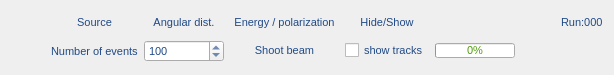
           <widget class="QWidget" name="widget_2" native="true">
            <property name="sizePolicy">
             <sizepolicy hsizetype="Expanding" vsizetype="Preferred">
              <horstretch>0</horstretch>
              <verstretch>0</verstretch>
             </sizepolicy>
            </property>
            <property name="maximumSize">
             <size>
              <width>16777215</width>
              <height>75</height>
             </size>
            </property>
            <property name="font">
             <font>
              <family>Ubuntu</family>
              <pointsize>8</pointsize>
              <weight>50</weight>
              <italic>false</italic>
              <bold>false</bold>
             </font>
            </property>
            <property name="styleSheet">
             <string notr="true">color: rgb(32, 74, 135);
font: 8pt &quot;Ubuntu&quot;;</string>
            </property>
            <layout class="QGridLayout" name="gridLayout_8">
             <item row="1" column="4">
              <widget class="QSpinBox" name="nEvents">
               <property name="font">
                <font>
                 <family>Ubuntu</family>
                 <pointsize>8</pointsize>
                 <weight>50</weight>
                 <italic>false</italic>
                 <bold>false</bold>
                </font>
               </property>
               <property name="minimum">
                <number>1</number>
               </property>
               <property name="maximum">
                <number>100000000</number>
               </property>
               <property name="value">
                <number>100</number>
               </property>
              </widget>
             </item>
             <item row="0" column="6">
              <widget class="QPushButton" name="sel_energyDist">
               <property name="font">
                <font>
                 <family>Ubuntu</family>
                 <pointsize>8</pointsize>
                 <weight>50</weight>
                 <italic>false</italic>
                 <bold>false</bold>
                </font>
               </property>
               <property name="text">
                <string>Energy / polarization</string>
               </property>
               <property name="flat">
                <bool>true</bool>
               </property>
              </widget>
             </item>
             <item row="0" column="8">
              <widget class="QPushButton" name="hide_gunStack">
               <property name="font">
                <font>
                 <family>Ubuntu</family>
                 <pointsize>8</pointsize>
                 <weight>50</weight>
                 <italic>false</italic>
                 <bold>false</bold>
                </font>
               </property>
               <property name="text">
                <string>Hide/Show</string>
               </property>
               <property name="flat">
                <bool>true</bool>
               </property>
              </widget>
             </item>
             <item row="1" column="3">
              <widget class="QLabel" name="label_9">
               <property name="font">
                <font>
                 <family>Ubuntu</family>
                 <pointsize>8</pointsize>
                 <weight>50</weight>
                 <italic>false</italic>
                 <bold>false</bold>
                </font>
               </property>
               <property name="text">
                <string>Number of events</string>
               </property>
              </widget>
             </item>
             <item row="1" column="6">
              <widget class="QPushButton" name="shoot">
               <property name="font">
                <font>
                 <family>Ubuntu</family>
                 <pointsize>8</pointsize>
                 <weight>50</weight>
                 <italic>false</italic>
                 <bold>false</bold>
                </font>
               </property>
               <property name="text">
                <string>Shoot beam</string>
               </property>
               <property name="flat">
                <bool>true</bool>
               </property>
              </widget>
             </item>
             <item row="0" column="4">
              <widget class="QPushButton" name="sel_angDist">
               <property name="font">
                <font>
                 <family>Ubuntu</family>
                 <pointsize>8</pointsize>
                 <weight>50</weight>
                 <italic>false</italic>
                 <bold>false</bold>
                </font>
               </property>
               <property name="text">
                <string>Angular dist.</string>
               </property>
               <property name="flat">
                <bool>true</bool>
               </property>
              </widget>
             </item>
             <item row="0" column="0">
              <spacer name="horizontalSpacer_14">
               <property name="font">
                <font>
                 <family>Ubuntu</family>
                 <pointsize>8</pointsize>
                 <weight>50</weight>
                 <italic>false</italic>
                 <bold>false</bold>
                </font>
               </property>
               <property name="orientation">
                <enum>Qt::Horizontal</enum>
               </property>
               <property name="sizeType">
                <enum>QSizePolicy::Expanding</enum>
               </property>
               <property name="sizeHint" stdset="0">
                <size>
                 <width>40</width>
                 <height>20</height>
                </size>
               </property>
              </spacer>
             </item>
             <item row="1" column="12">
              <spacer name="horizontalSpacer_13">
               <property name="font">
                <font>
                 <family>Ubuntu</family>
                 <pointsize>8</pointsize>
                 <weight>50</weight>
                 <italic>false</italic>
                 <bold>false</bold>
                </font>
               </property>
               <property name="orientation">
                <enum>Qt::Horizontal</enum>
               </property>
               <property name="sizeHint" stdset="0">
                <size>
                 <width>40</width>
                 <height>20</height>
                </size>
               </property>
              </spacer>
             </item>
             <item row="0" column="13">
              <widget class="QLabel" name="run_id">
               <property name="font">
                <font>
                 <family>Ubuntu</family>
                 <pointsize>8</pointsize>
                 <weight>50</weight>
                 <italic>false</italic>
                 <bold>false</bold>
                </font>
               </property>
               <property name="text">
                <string>Run:000</string>
               </property>
              </widget>
             </item>
             <item row="1" column="10">
              <widget class="QProgressBar" name="progressBar">
               <property name="minimumSize">
                <size>
                 <width>0</width>
                 <height>0</height>
                </size>
               </property>
               <property name="maximumSize">
                <size>
                 <width>80</width>
                 <height>15</height>
                </size>
               </property>
               <property name="font">
                <font>
                 <family>Ubuntu</family>
                 <pointsize>8</pointsize>
                 <weight>50</weight>
                 <italic>false</italic>
                 <bold>false</bold>
                </font>
               </property>
               <property name="styleSheet">
                <string notr="true">color: rgb(78, 154, 6);</string>
               </property>
               <property name="value">
                <number>0</number>
               </property>
              </widget>
             </item>
             <item row="0" column="3">
              <widget class="QPushButton" name="sel_sourceType">
               <property name="font">
                <font>
                 <family>Ubuntu</family>
                 <pointsize>8</pointsize>
                 <weight>50</weight>
                 <italic>false</italic>
                 <bold>false</bold>
                </font>
               </property>
               <property name="text">
                <string>Source</string>
               </property>
               <property name="flat">
                <bool>true</bool>
               </property>
              </widget>
             </item>
             <item row="1" column="8">
              <widget class="QCheckBox" name="showTracks">
               <property name="font">
                <font>
                 <family>Ubuntu</family>
                 <pointsize>8</pointsize>
                 <weight>50</weight>
                 <italic>false</italic>
                 <bold>false</bold>
                </font>
               </property>
               <property name="text">
                <string>show tracks</string>
               </property>
              </widget>
             </item>
            </layout>
           </widget>
